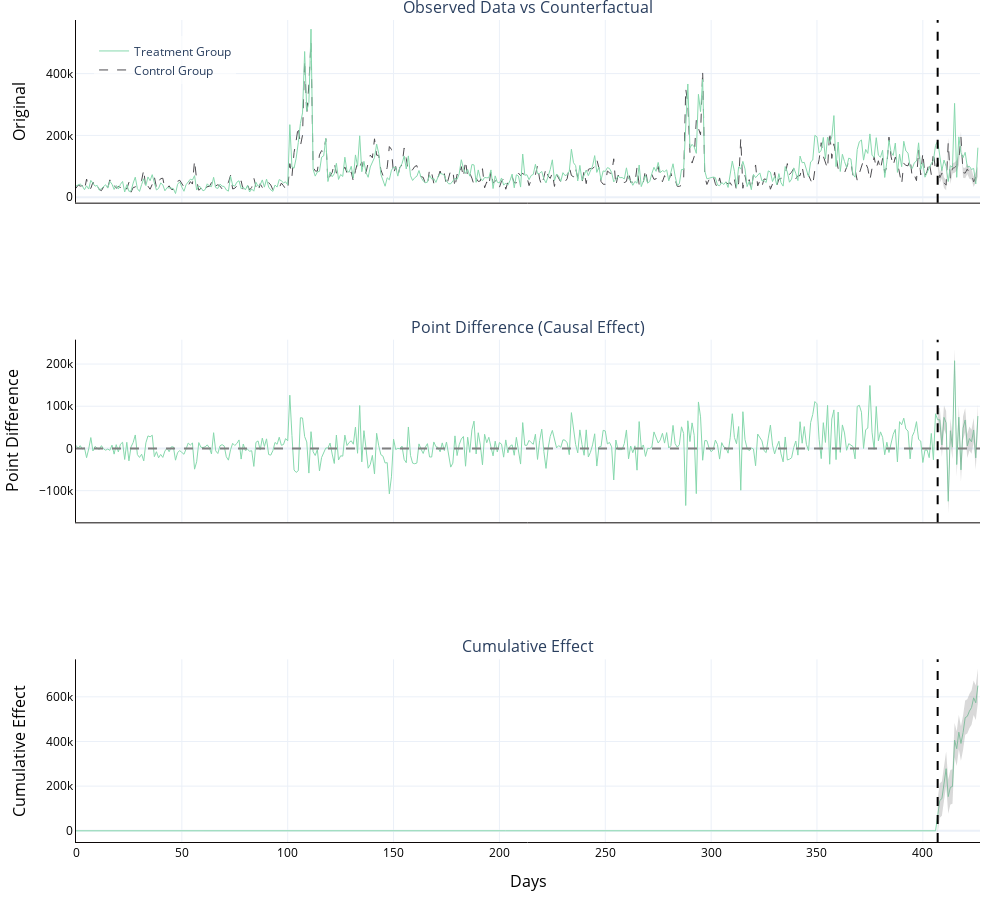

The notebook cell saved with this chart:
### Code cell
plot_impact_graphs_evaluation(results)

### Figure 1 — Plotly figure (JSON) as saved in the notebook; plotly's stock layout.template omitted (floating-point values rounded to 4 significant figures; data arrays with more than 128 entries replaced by an {"elided": "..."} marker saying what was removed)
{"data": [{"line": {"color": "#4D4C50", "dash": "dash", "width": 1}, "mode": "lines", "name": "Control Group", "showlegend": true, "type": "scatter", "xaxis": "x", "y": {"elided": "427 float values"}, "yaxis": "y"}, {"line": {"color": "#87D8AD", "width": 1}, "mode": "lines", "name": "Treatment Group", "showlegend": true, "type": "scatter", "xaxis": "x", "y": {"elided": "427 float values"}, "yaxis": "y"}, {"line": {"color": "rgba(0,0,0,0)"}, "mode": "lines", "name": "95% CI)", "showlegend": false, "type": "scatter", "x": [407, 408, 409, 410, 411, 412, 413, 414, 415, 416, 417, 418, 419, 420, 421, 422, 423, 424, 425, 426], "xaxis": "x", "y": [131300.0, 79810.0, 94660.0, 63550.0, 55850.0, 192800.0, 76740.0, 110100.0, 112700.0, 119400.0, 138000.0, 211500.0, 96490.0, 94630.0, 108500.0, 93280.0, 90900.0, 66340.0, 82050.0, 100300.0], "yaxis": "y"}, {"fill": "tonexty", "fillcolor": "rgba(128,128,128,0.3)", "line": {"color": "rgba(0,0,0,0)"}, "mode": "lines", "name": "95% CI", "showlegend": false, "type": "scatter", "x": [407, 408, 409, 410, 411, 412, 413, 414, 415, 416, 417, 418, 419, 420, 421, 422, 423, 424, 425, 426], "xaxis": "x", "y": [97700.0, 46230.0, 61080.0, 29970.0, 22270.0, 159300.0, 43160.0, 76560.0, 79080.0, 85830.0, 104400.0, 177900.0, 62920.0, 61060.0, 74880.0, 59710.0, 57320.0, 32760.0, 48480.0, 66770.0], "yaxis": "y"}, {"line": {"color": "#87D8AD", "width": 1}, "mode": "lines", "name": "Point Difference (Causal Effect)", "showlegend": false, "type": "scatter", "xaxis": "x2", "y": {"elided": "427 float values"}, "yaxis": "y2"}, {"line": {"color": "gray", "dash": "dash"}, "mode": "lines", "name": "Zero Reference", "showlegend": false, "type": "scatter", "x": [0, 427], "xaxis": "x2", "y": [0, 0], "yaxis": "y2"}, {"line": {"color": "rgba(0,0,0,0)"}, "mode": "lines", "name": "95% CI)", "showlegend": false, "type": "scatter", "x": [407, 408, 409, 410, 411, 412, 413, 414, 415, 416, 417, 418, 419, 420, 421, 422, 423, 424, 425, 426], "xaxis": "x2", "y": [96110.0, 96400.0, 36430.0, 101900.0, 88950.0, -96830.0, 70290.0, 31320.0, 236100.0, -9907.0, 102400.0, -22460.0, 76540.0, 95840.0, 34020.0, 51810.0, 44010.0, 72130.0, 6000.0, 105000.0], "yaxis": "y2"}, {"fill": "tonexty", "fillcolor": "rgba(128,128,128,0.3)", "line": {"color": "rgba(0,0,0,0)"}, "mode": "lines", "name": "95% CI", "showlegend": false, "type": "scatter", "x": [407, 408, 409, 410, 411, 412, 413, 414, 415, 416, 417, 418, 419, 420, 421, 422, 423, 424, 425, 426], "xaxis": "x2", "y": [39490.0, 39790.0, -20180.0, 45250.0, 32330.0, -153400.0, 13680.0, -25290.0, 179500.0, -66520.0, 45790.0, -79070.0, 19920.0, 39230.0, -22590.0, -4800.0, -12600.0, 15520.0, -50610.0, 48390.0], "yaxis": "y2"}, {"line": {"color": "#87D8AD", "width": 1}, "mode": "lines", "name": "Cumulative Effect", "showlegend": false, "type": "scatter", "xaxis": "x3", "y": {"elided": "427 float values"}, "yaxis": "y3"}, {"line": {"color": "rgba(0,0,0,0)"}, "mode": "lines", "name": "95% CI)", "showlegend": false, "type": "scatter", "x": [407, 408, 409, 410, 411, 412, 413, 414, 415, 416, 417, 418, 419, 420, 421, 422, 423, 424, 425, 426], "xaxis": "x3", "y": [144800.0, 212900.0, 221000.0, 294600.0, 355200.0, 230100.0, 272100.0, 275100.0, 482900.0, 444700.0, 518800.0, 468000.0, 516300.0, 583800.0, 589500.0, 613000.0, 628700.0, 672500.0, 650200.0, 726900.0], "yaxis": "y3"}, {"fill": "tonexty", "fillcolor": "rgba(128,128,128,0.3)", "line": {"color": "rgba(0,0,0,0)"}, "mode": "lines", "name": "95% CI", "showlegend": false, "type": "scatter", "x": [407, 408, 409, 410, 411, 412, 413, 414, 415, 416, 417, 418, 419, 420, 421, 422, 423, 424, 425, 426], "xaxis": "x3", "y": [-9227.0, 58870.0, 66990.0, 140600.0, 201200.0, 76050.0, 118000.0, 121100.0, 328900.0, 290600.0, 364700.0, 314000.0, 362200.0, 429700.0, 435500.0, 459000.0, 474700.0, 518500.0, 496200.0, 572900.0], "yaxis": "y3"}], "layout": {"annotations": [{"font": {"size": 16}, "showarrow": false, "text": "Observed Data vs Counterfactual", "x": 0.5, "xanchor": "center", "xref": "paper", "y": 1, "yanchor": "bottom", "yref": "paper"}, {"font": {"size": 16}, "showarrow": false, "text": "Point Difference (Causal Effect)", "x": 0.5, "xanchor": "center", "xref": "paper", "y": 0.6111, "yanchor": "bottom", "yref": "paper"}, {"font": {"size": 16}, "showarrow": false, "text": "Cumulative Effect", "x": 0.5, "xanchor": "center", "xref": "paper", "y": 0.2222, "yanchor": "bottom", "yref": "paper"}], "height": 900, "legend": {"bgcolor": "rgba(255,255,255,0.6)", "x": 0.02, "y": 0.98}, "margin": {"b": 20, "l": 20, "r": 20, "t": 20}, "shapes": [{"line": {"color": "black", "dash": "dash"}, "type": "line", "x0": 407, "x1": 407, "xref": "x", "y0": 0, "y1": 1, "yref": "y domain"}, {"line": {"color": "black", "dash": "dash"}, "type": "line", "x0": 407, "x1": 407, "xref": "x2", "y0": 0, "y1": 1, "yref": "y2 domain"}, {"line": {"color": "black", "dash": "dash"}, "type": "line", "x0": 407, "x1": 407, "xref": "x3", "y0": 0, "y1": 1, "yref": "y3 domain"}], "showlegend": true, "width": 1000, "xaxis": {"anchor": "y", "color": "#0d0808", "domain": [0, 1], "linecolor": "#0d0808", "matches": "x3", "showgrid": true, "showticklabels": false}, "xaxis2": {"anchor": "y2", "color": "#0d0808", "domain": [0, 1], "linecolor": "#0d0808", "matches": "x3", "showgrid": true, "showticklabels": false}, "xaxis3": {"anchor": "y3", "color": "#0d0808", "domain": [0, 1], "linecolor": "#0d0808", "showgrid": true, "tickfont": {"color": "black", "size": 12}, "title": {"font": {"color": "black", "size": 16}, "text": "Days"}}, "yaxis": {"anchor": "x", "color": "#0d0808", "domain": [0.7778, 1], "linecolor": "#0d0808", "showgrid": true, "tickfont": {"color": "black", "size": 12}, "title": {"font": {"color": "black", "size": 16}, "text": "Original"}}, "yaxis2": {"anchor": "x2", "color": "#0d0808", "domain": [0.3889, 0.6111], "linecolor": "#0d0808", "showgrid": true, "tickfont": {"color": "black", "size": 12}, "title": {"font": {"color": "black", "size": 16}, "text": "Point Difference"}}, "yaxis3": {"anchor": "x3", "color": "#0d0808", "domain": [0, 0.2222], "linecolor": "#0d0808", "showgrid": true, "tickfont": {"color": "black", "size": 12}, "title": {"font": {"color": "black", "size": 16}, "text": "Cumulative Effect"}}}}
